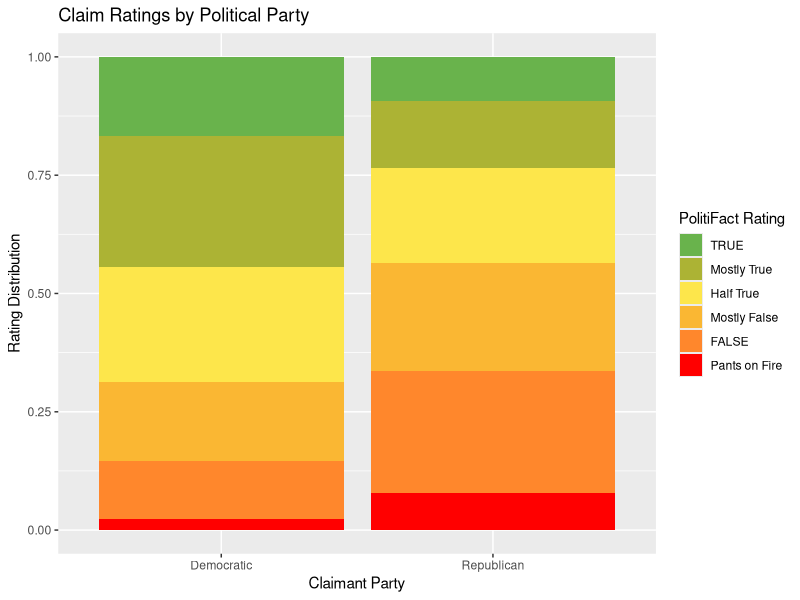
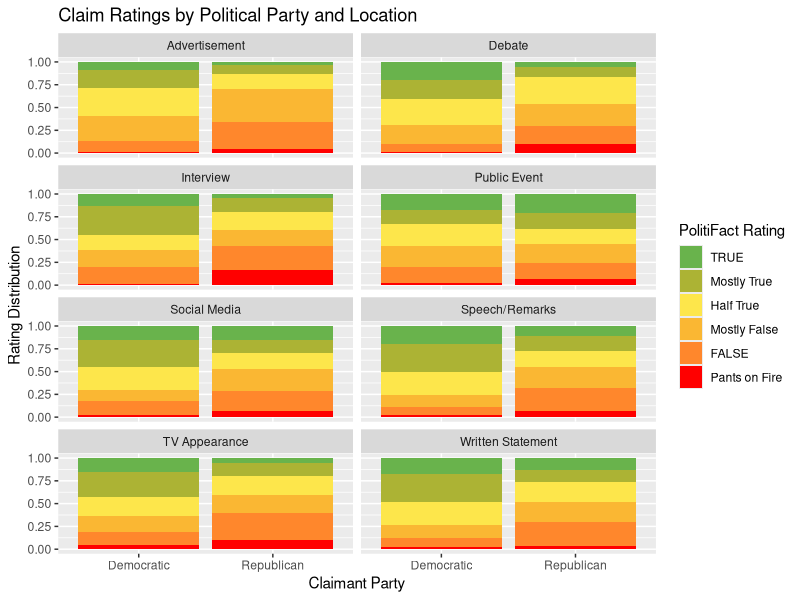
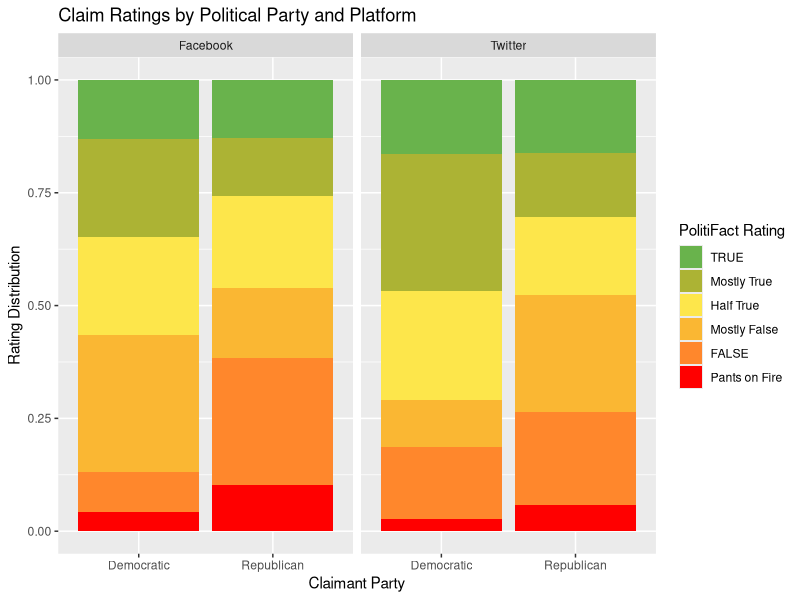
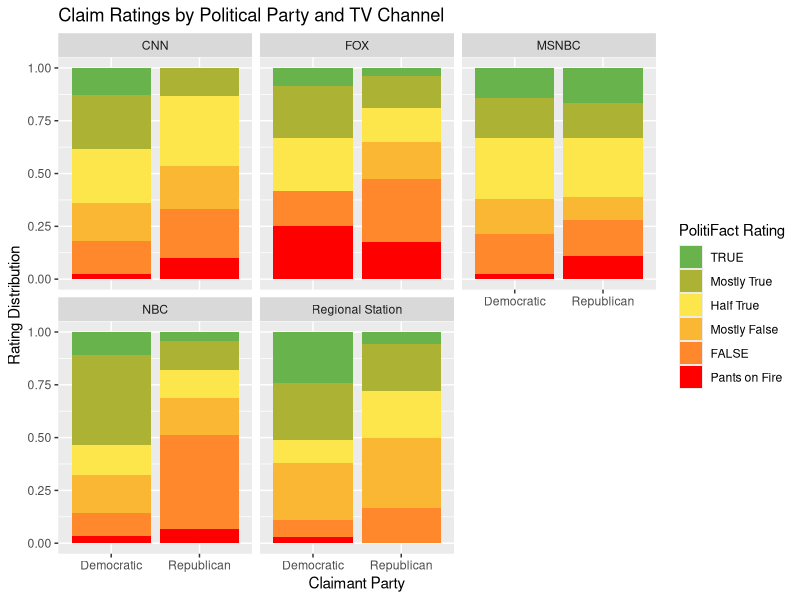
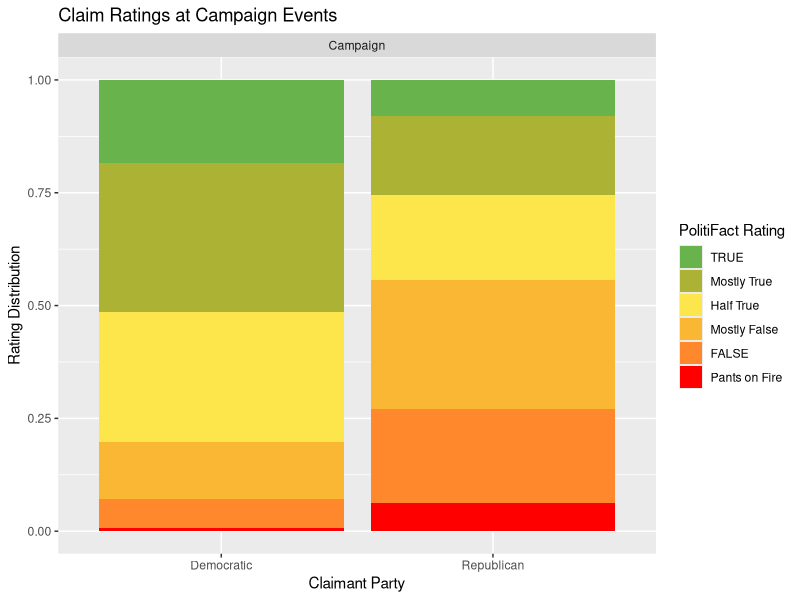
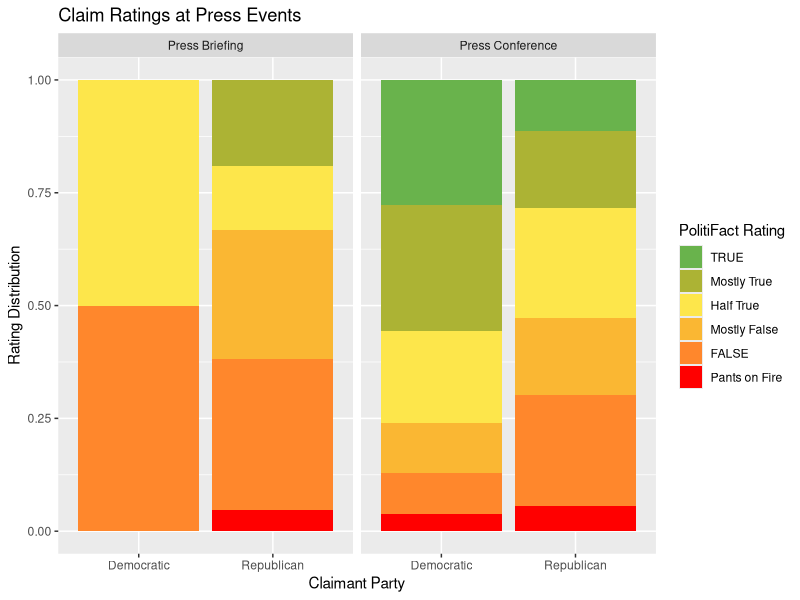
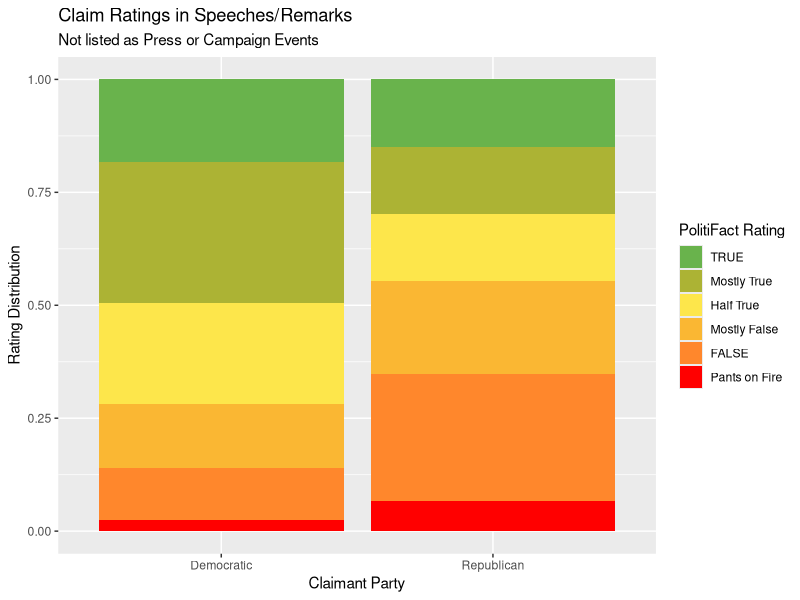

Write the R code that produced these figures, in order.
## ---- chunk 1
knitr::opts_chunk$set(echo = TRUE)
library(tidyverse)
library(knitr)
## ---- chunk 2
loc_tags <- read.csv("locoflie.csv") %>%
  mutate(textualRating = fct_relevel(textualRating, c("TRUE",
                                                      "Mostly True",
                                                      "Half True",
                                                      "Mostly False",
                                                      "FALSE",
                                                      "Pants on Fire")))

truenesscolors = c("#69B34C", "#ACB334", "#FDE64B", "#FAB733", "#FF872C", "#FF0000")
## ---- chunk 3
loc_tags %>%
  group_by(claimant_party) %>%
  summarise(count = n(), prop = count/nrow(loc_tags)) %>%
  kable(caption = "Claims Count by Party", digits = 3)
## ---- chunk 4
loc_tags %>%
  ggplot(aes(x = claimant_party, fill = textualRating)) +
  geom_bar(position = "fill") +
  labs(
    x = "Claimant Party",
    y = "Rating Distribution",
    fill = "PolitiFact Rating",
    title = "Claim Ratings by Political Party"
  ) +
  scale_fill_manual(values = truenesscolors)
## ---- chunk 5
loc_tags %>%
  group_by(location) %>%
  summarise(count = n()) %>%
  kable(caption = "Distribution of All Claims by Location")
## ---- chunk 6
loc_tags %>%
  group_by(location, claimant_party) %>%
  summarise(count = n()) %>%
  pivot_wider(names_from = location, values_from = count) %>%
  kable(caption = "Distribution of Claims by Party and Location")
## ---- chunk 7
loc_tags %>%
  ggplot(aes(x = claimant_party, fill = textualRating)) +
  geom_bar(position = "fill") +
  facet_wrap(~ location, ncol = 2) +
  labs(
    x = "Claimant Party",
    y = "Rating Distribution",
    fill = "PolitiFact Rating",
    title = "Claim Ratings by Political Party and Location"
  ) +
  scale_fill_manual(values = truenesscolors)
## ---- chunk 8
loc_tags %>%
  filter(location == "Social Media") %>%
  group_by(location.extra) %>%
  summarise(count = n()) %>%
  kable(caption = "Distribution of Claims by Social Media App")
## ---- chunk 9
loc_tags %>%
  filter(location == "Social Media",
         location.extra == "Twitter" | location.extra == "Facebook") %>%
  ggplot(aes(x = claimant_party, fill = textualRating)) +
  geom_bar(position = "fill") +
  facet_wrap(~ location.extra) +
  labs(
    x = "Claimant Party",
    y = "Rating Distribution",
    fill = "PolitiFact Rating",
    title = "Claim Ratings by Political Party and Platform"
  ) +
  scale_fill_manual(values = truenesscolors)
## ---- chunk 10
numb_tags <- loc_tags %>%
  filter(location == "Social Media",
         location.extra == "Twitter" | location.extra == "Facebook") %>%
  group_by(claimant_party) %>%
  summarize(count = n()) %>%
  pull(count)

loc_tags %>%
  filter(location == "Social Media",
         location.extra == "Twitter" | location.extra == "Facebook") %>%
  group_by(claimant_party) %>%
  summarize(count = n()) %>%
  kable(caption = "Total Claims on Twitter and Facebook")

loc_tags %>%
  filter(location == "Social Media",
         location.extra == "Twitter" | location.extra == "Facebook",
         claimant_party == "Democratic") %>%
  group_by(textualRating) %>%
  summarize(count = n(), proportion = n()/numb_tags[1]) %>%
  kable(caption = "Democrats PolitiFact Rating Proportions on Twitter and Facebook", digits = 3)

loc_tags %>%
  filter(location == "Social Media",
         location.extra == "Twitter" | location.extra == "Facebook",
         claimant_party == "Republican") %>%
  group_by(textualRating) %>%
  summarize(count = n(), proportion = n()/numb_tags[2]) %>%
  kable(caption = "Republicans PolitiFact Rating Proportions on Twitter and Facebook", digits = 3)
## ---- chunk 11
loc_tags %>%
  filter(location == "TV Appearance") %>%
  group_by(location.extra) %>%
  summarise(count = n()) %>%
  kable(caption = "Distribution of TV Appearances")
## ---- chunk 12
loc_tags %>%
  filter(location == "TV Appearance",
           location.extra == "CNN" | 
           location.extra == "FOX" | 
           location.extra == "MSNBC" | 
           location.extra == "NBC" | 
           location.extra == "Regional Station") %>%
  group_by(claimant_party, location.extra) %>%
  summarize(count = n()) %>%
  pivot_wider(names_from = location.extra, values_from = count) %>%
  kable(caption = "Claims made on TV, by Claimant Party")
## ---- chunk 13
loc_tags %>%
  filter(location == "TV Appearance",
         location.extra == "FOX" | 
           location.extra == "CNN" | 
           location.extra == "MSNBC" | 
           location.extra == "NBC" | 
           location.extra == "Regional Station") %>%
  ggplot(aes(x = claimant_party, fill = textualRating)) +
  geom_bar(position = "fill") +
  facet_wrap(~ location.extra) +
  labs(
    x = "Claimant Party",
    y = "Rating Distribution",
    fill = "PolitiFact Rating",
    title = "Claim Ratings by Political Party and TV Channel"
  ) +
  scale_fill_manual(values = truenesscolors)
## ---- chunk 14
loc_tags %>%
   filter(location == "TV Appearance",
         location.extra == "FOX") %>%
  group_by(claimant_party, textualRating) %>%
  summarize(count = n()) %>%
  pivot_wider(names_from = textualRating, values_from = count, values_fill = 0) %>%
  kable(caption = "Claim Distribution on FOX")

loc_tags %>%
   filter(location == "TV Appearance",
         location.extra == "CNN") %>%
  group_by(claimant_party, textualRating) %>%
  summarize(count = n()) %>%
  pivot_wider(names_from = textualRating, values_from = count, values_fill = 0) %>%
  kable(caption = "Claim Distribution on CNN")

loc_tags %>%
   filter(location == "TV Appearance",
         location.extra == "MSNBC") %>%
  group_by(claimant_party, textualRating) %>%
  summarize(count = n()) %>%
  pivot_wider(names_from = textualRating, values_from = count, values_fill = 0) %>%
  kable(caption = "Claim Distribution on MSNBC")

loc_tags %>%
   filter(location == "TV Appearance",
         location.extra == "NBC") %>%
  group_by(claimant_party, textualRating) %>%
  summarize(count = n()) %>%
  pivot_wider(names_from = textualRating, values_from = count, values_fill = 0) %>%
  kable(caption = "Claim Distribution on NBC")

loc_tags %>%
   filter(location == "TV Appearance",
         location.extra == "Regional Station") %>%
  group_by(claimant_party, textualRating) %>%
  summarize(count = n()) %>%
  pivot_wider(names_from = textualRating, values_from = count, values_fill = 0) %>%
  kable(caption = "Claim Distribution on Regional Station")
## ---- chunk 15
total_dem <- loc_tags %>%
  filter(location == "Speech/Remarks", claimant_party == "Democratic") %>%
  summarize(total = n())
loc_tags %>%
  filter(location == "Speech/Remarks", claimant_party == "Democratic") %>%
  group_by(location.extra) %>%
  summarize(prop = n()/total_dem) %>%
  kable(caption = "Democrats Claim Location by Proportion", digits = 3)

total_rep <- loc_tags %>%
  filter(location == "Speech/Remarks", claimant_party == "Republican") %>%
  summarize(total = n())
loc_tags %>%
  filter(location == "Speech/Remarks", claimant_party == "Republican") %>%
  group_by(location.extra) %>%
  summarize(prop = n()/total_rep) %>%
  kable(caption = "Republicans Claim Location by Proportion", digits = 3)
## ---- chunk 16
loc_tags %>%
  filter(location == "Speech/Remarks", location.extra == "Campaign") %>%
  ggplot(aes(x = claimant_party, fill = textualRating)) +
  geom_bar(position = "fill") +
  facet_wrap(~ location.extra) +
  labs(
    x = "Claimant Party",
    y = "Rating Distribution",
    fill = "PolitiFact Rating",
    title = "Claim Ratings at Campaign Events"
  ) +
  scale_fill_manual(values = truenesscolors)
## ---- chunk 17
loc_tags %>%
  filter(location == "Speech/Remarks", 
         location.extra == "Press Conference" | location.extra == "Press Briefing") %>%
 ggplot(aes(x = claimant_party, fill = textualRating)) +
  geom_bar(position = "fill") +
  facet_wrap(~ location.extra) +
  labs(
    x = "Claimant Party",
    y = "Rating Distribution",
    fill = "PolitiFact Rating",
    title = "Claim Ratings at Press Events"
  ) +
  scale_fill_manual(values = truenesscolors)
## ---- chunk 18
loc_tags %>%
  filter(location == "Speech/Remarks", 
         location.extra != "Press Conference",
         location.extra != "Press Briefing",
         location.extra != "Campaign") %>%
 ggplot(aes(x = claimant_party, fill = textualRating)) +
  geom_bar(position = "fill") +
  labs(
    x = "Claimant Party",
    y = "Rating Distribution",
    fill = "PolitiFact Rating",
    title = "Claim Ratings in Speeches/Remarks",
    subtitle = "Not listed as Press or Campaign Events"
  ) +
  scale_fill_manual(values = truenesscolors)
